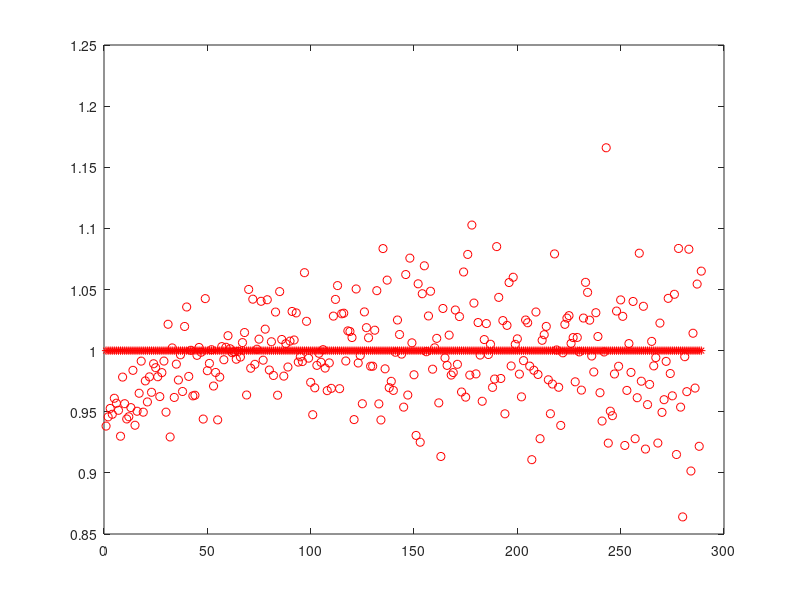

Write MATLAB code to recreate this figure.
clear
clc

load('data.mat')
N=size(y,1);
k=4;
N_train=floor(0.7*(N-k)); %%number of the traning dataset
train_label=randperm(N-k,N_train); %%index of the traning dataset
x_train=zeros(N_train,15); %% define the size of the trainning dataset
y_train=zeros(N_train,1); %% define the size of the trainning dataset
x_test=zeros(N-k-N_train,15); %% define the size of the testing dataset
y_test=zeros(N-k-N_train,1);  %% define the size of the testing dataset
o1=1;
o2=1;
for i=1:N-k
    if ismember(i, train_label) %% define the training of polynomial feature (II in the report) 
        x_train(o1,1)=y(i);
        x_train(o1,2)=y(i+1);
        x_train(o1,3)=y(i+2);
        x_train(o1,4)=y(i+3);
        x_train(o1,5)=1;
        x_train(o1,6)=y(i)^2;
        x_train(o1,7)=y(i+1)^2;
        x_train(o1,8)=y(i+2)^2;
        x_train(o1,9)=y(i+3)^2;
        x_train(o1,10)=y(i)*y(i+1);
        x_train(o1,11)=y(i)*y(i+2);
        x_train(o1,12)=y(i)*y(i+3);
        x_train(o1,13)=y(i+1)*y(i+2);
        x_train(o1,14)=y(i+1)*y(i+3);
        x_train(o1,15)=y(i+2)*y(i+3);

        y_train(o1,1)=y(i+4);
        o1=o1+1;
    else                               %% define the Testing of polynoimal feature
        x_test(o2,1)=y(i);
        x_test(o2,2)=y(i+1);
        x_test(o2,3)=y(i+2);
        x_test(o2,4)=y(i+3);
        x_test(o2,5)=1;
        x_test(o2,6)=y(i)^2;
        x_test(o2,7)=y(i+1)^2;
        x_test(o2,8)=y(i+2)^2;
        x_test(o2,9)=y(i+3)^2;
        x_test(o2,10)=y(i)*y(i+1);
        x_test(o2,11)=y(i)*y(i+2);
        x_test(o2,12)=y(i)*y(i+3);
        x_test(o2,13)=y(i+1)*y(i+2);
        x_test(o2,14)=y(i+1)*y(i+3);
        x_test(o2,15)=y(i+2)*y(i+3);
        
        y_test(o2,1)=y(i+4);
        o2=o2+1;
    end
end

%%
w=pinv(x_train' * x_train + 0.1 )* x_train'* y_train;    %% optimaze the W and add the 0.1 regularization to avoid the overffiting
y_train_pred=x_train*w;    %% predict the training y
y_test_pred=x_test*w;      %% predict the testing y
error_train=mean((y_train-y_train_pred).^2);   %% caculate the MSE of the training
error_test=mean((y_test-y_test_pred).^2);    %% caculate the MSE of the testing

plot(y_test./y_test,'r*');hold on;plot(y_test_pred./y_test,'ro')
